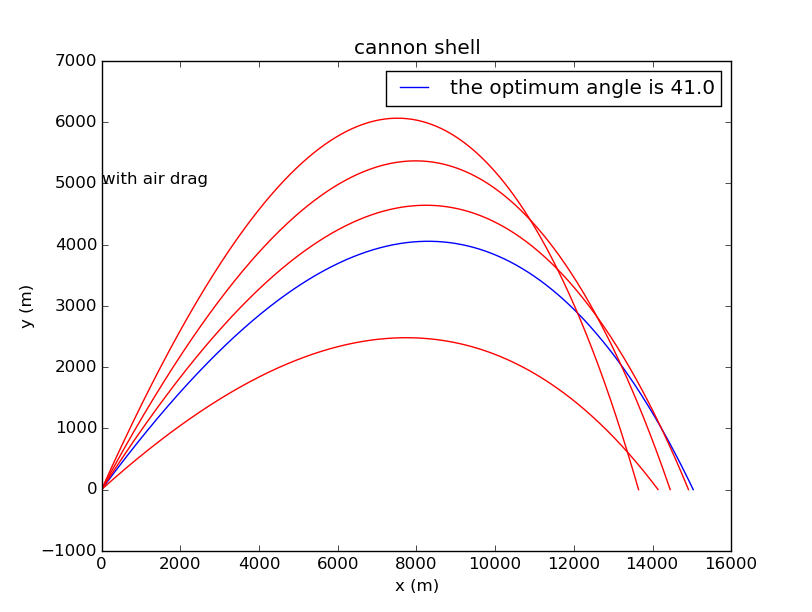

Here is the Python script that generated this plot:
a=[]
def nu(x):
	for j in range(10):
		a.append(x+j/10.)
for i in range(30,50):
        nu(i)
import math as ma
import matplotlib.pyplot as plt
g=9.8
B=0.00004
#print'the number of the pair of parameter'
#a=input()
print'input dt'
dt=input()
z=[]
def cannonshell(theta):
	for i in a:
		theta=float(i)
		v=500		
		vy=[]
		vx=[]
		vy.append(v*ma.sin(ma.radians(theta)))
		vx.append(v*ma.cos(ma.radians(theta)))
		x=[]
		y=[]
		x.append(0)
		y.append(0.000001)
		for i in range(500000):
			if y[-1]>=0:
				fvy=vy[i]-g*dt-B*ma.sqrt(vx[i]**2+vy[i]**2)*vy[i]*dt
				vy.append(fvy)
				fvx=vx[i]-B*ma.sqrt(vx[i]**2+vy[i]**2)*vx[i]*dt
				vx.append(fvx)
				fx=x[i]+vx[i]*dt
				x.append(fx)
				fy=y[i]+vy[i]*dt
				y.append(fy)
			else: 
				break
		print 'theta =',theta,'the range of the cannon is',x[-1],'m'
		print"                        "
		z.append(x[-1])

cannonshell('theta')
print 'when velocity is 500m/s,','the optimum angle is 41.0, the max range of the cannon is',max(z),'m'
def can1(theta):
	v=500		
	vy=[]
	vx=[]
	vy.append(v*ma.sin(ma.radians(theta)))
	vx.append(v*ma.cos(ma.radians(theta)))
	x=[]
	y=[]
	x.append(0)
	y.append(0.000001)
	for i in range(500000):
		if y[-1]>=0:
				fvy=vy[i]-g*dt-B*ma.sqrt(vx[i]**2+vy[i]**2)*vy[i]*dt
				vy.append(fvy)
				fvx=vx[i]-B*ma.sqrt(vx[i]**2+vy[i]**2)*vx[i]*dt
				vx.append(fvx)
				fx=x[i]+vx[i]*dt
				x.append(fx)
				fy=y[i]+vy[i]*dt
				y.append(fy)
		else: 
			break
	plt.plot(x,y,'b-',linewidth=1,label='the optimum angle is 41.0')
	plt.xlabel('x (m)')
	plt.ylabel('y (m)')
	plt.title('cannon shell')
def can2(theta):
	v=500		
	vy=[]
	vx=[]
	vy.append(v*ma.sin(ma.radians(theta)))
	vx.append(v*ma.cos(ma.radians(theta)))
	x=[]
	y=[]
	x.append(0)
	y.append(0.000001)
	for i in range(500000):
		if y[-1]>=0:
				fvy=vy[i]-g*dt-B*ma.sqrt(vx[i]**2+vy[i]**2)*vy[i]*dt
				vy.append(fvy)
				fvx=vx[i]-B*ma.sqrt(vx[i]**2+vy[i]**2)*vx[i]*dt
				vx.append(fvx)
				fx=x[i]+vx[i]*dt
				x.append(fx)
				fy=y[i]+vy[i]*dt
				y.append(fy)
		else: 
			break
	plt.plot(x,y,'r-',linewidth=1,)
	plt.xlabel('x (m)')
	plt.ylabel('y (m)')
	plt.title('cannon shell')
can1(41.0)
can2(30)
can2(55)
can2(45)
can2(50)
plt.text(0,5000,'with air drag')
plt.legend(loc='upper right')
plt.show()
